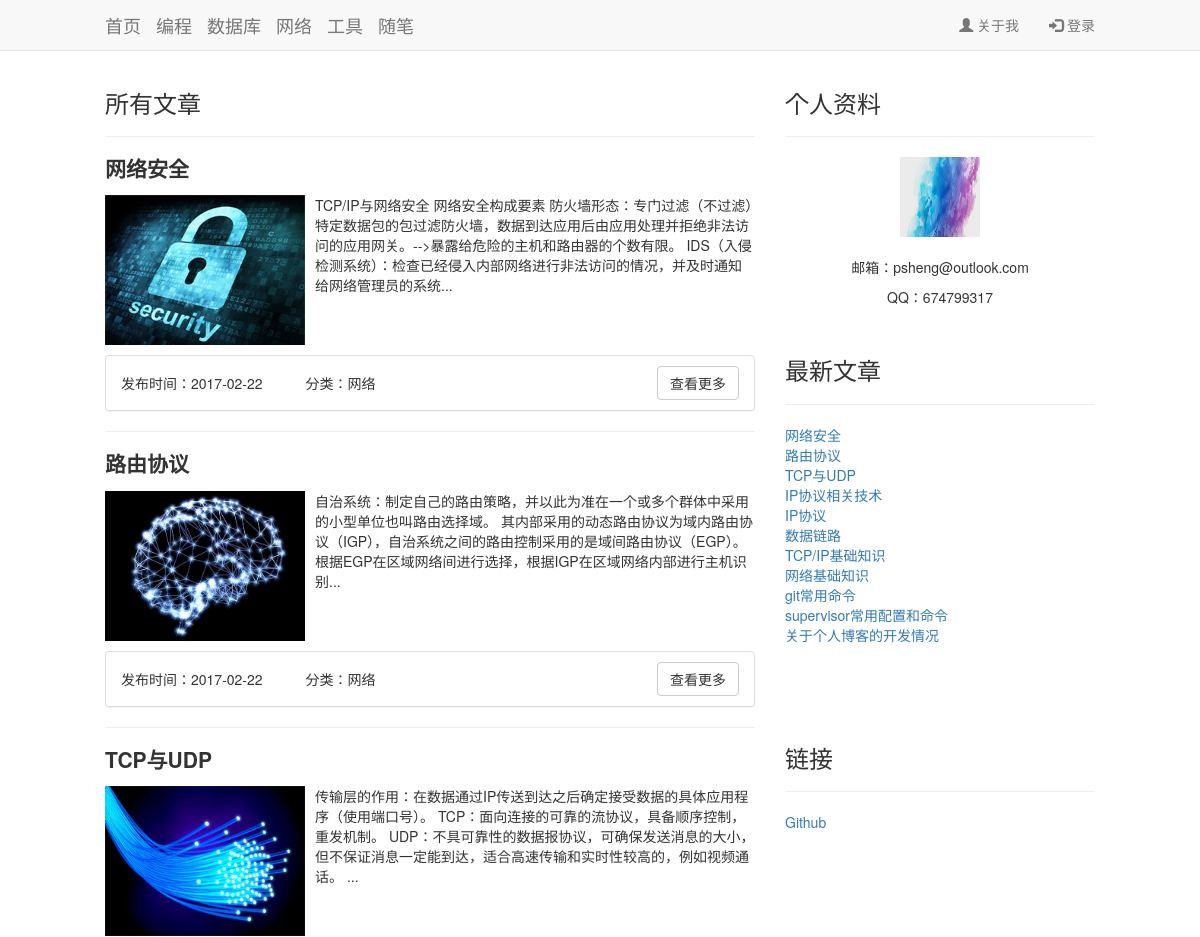
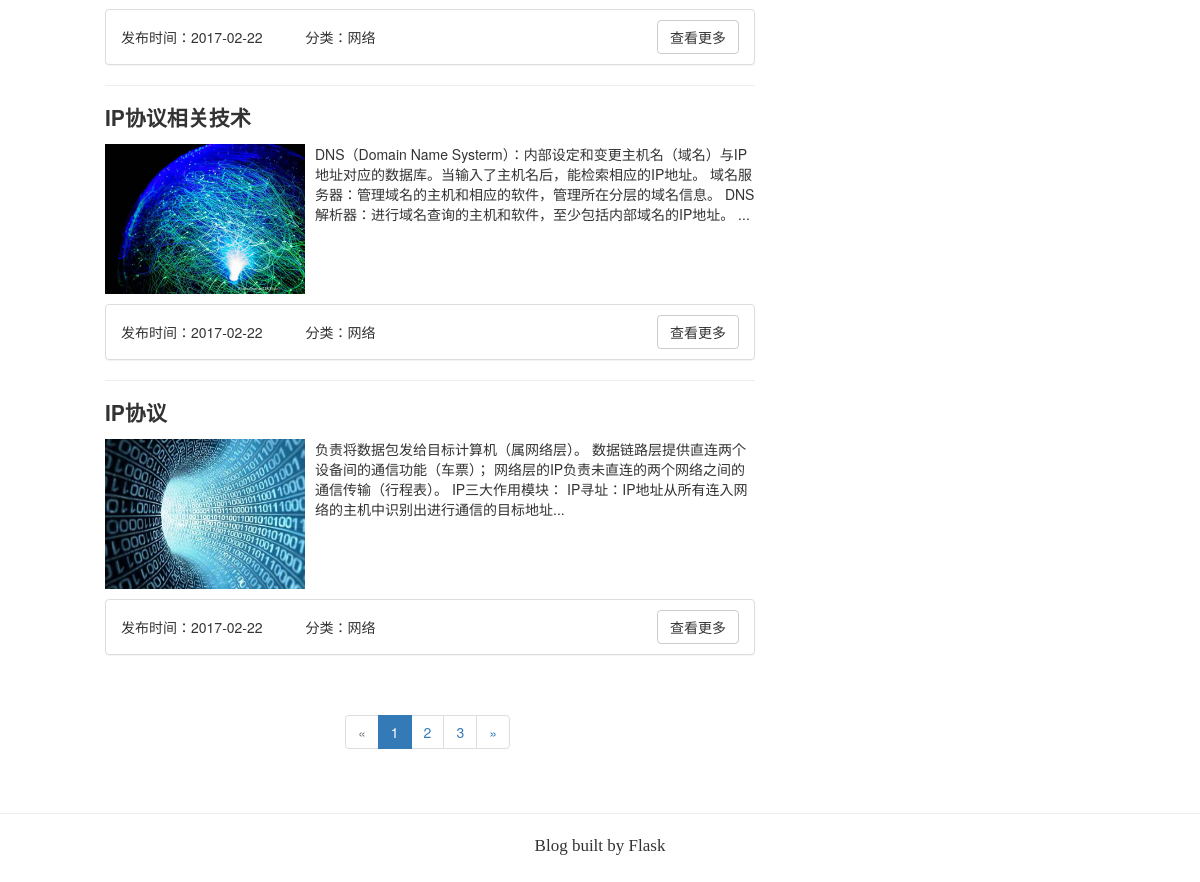
The page / on the database its author committed (2 pictures, top to bottom).
### app/models.py (models this page shows, shortened)
class Post(db.Model):
    __tablename__ = 'posts'
    id = db.Column(db.Integer, primary_key=True)
    head_pic = db.Column(db.Text, default='/static/pic/test3.jpg')
    body_pic = db.Column(db.Text)
    title = db.Column(db.Text)
    body = db.Column(db.Text)
    abstract = db.Column(db.Text)
    tag = db.Column(db.Text)
    timestamp = db.Column(db.DateTime, index=True, default=datetime.utcnow)
    comments = db.relationship('Comment', backref='role')
    is_active = db.Column(db.Boolean, default=True)

### app/main/view.py (the view)
@main.route('/', methods=['GET','POST'])
def index():
    page = request.args.get('page', 1, type=int)
    pagination = Post.query.filter_by(is_active=True).order_by(Post.timestamp.desc()).paginate(
        page, per_page=5, error_out=False)
    posts = pagination.items
    new_posts = find_new_post()
    classify = u'所有文章'
    return render_template('index.html', posts=posts, new_posts=new_posts,
                           pagination=pagination, classify=classify)

### app/main/view.py (called while the page is built)
def find_new_post():
    page = request.args.get('page', 1, type=int)
    new_post = Post.query.filter_by(is_active=True).order_by(Post.timestamp.desc()).paginate(
        page, per_page=20, error_out=False
    )
    new_posts = new_post.items
    return new_posts

@main.app_template_filter('tag_get')
def tag(s):
    list = str(s).split('-')
    return list[1]

### app/templates/index.html (shortened to what this page needs)
{% extends "base.html" %}
{% import "_macros.html" as macros %}
{% block body %}
  <div class="container" id="sumery-container">
    <div class="row">
      <div class="col-md-8">
        <h3>{{ classify }}</h3>
        {% for post in posts %}
          <hr>
          <div class="post_head"><h3>{{ post.title | safe }}</h3></div>
          <div class="media" margin="30px">
            <a class="media-left" >
              <img src="{{ post.head_pic }}" width="200" height="150" alt="...">
            </a>
            <div class="media-body">
              {{ post.abstract }}<br><br>
            </div>
          </div>
          <div class="media-foot">
            <div class="panel panel-default">
              <div class="panel-body">
                <p>发布时间：{{ post.timestamp.strftime("%Y-%m-%d") }} &nbsp
                  &nbsp&nbsp&nbsp&nbsp&nbsp&nbsp&nbsp&nbsp分类：{{ post.tag |  tag_get }}</p>
                {% if current_user.is_authenticated %}
                  <div class="dropdown">
                    <button class="btn btn-default dropdown-toggle" type="button" id="dropdownMenu1"
                            data-toggle="dropdown" aria-haspopup="true" aria-expanded="true">
                      管理
                      <span class="caret"></span>
                    </button>
                    <ul class="dropdown-menu" aria-labelledby="dropdownMenu1">
                      <li><a href="{{ url_for('.edit_post', id=post.id) }}">编辑</a></li>
                      <li><a href="{{ url_for('.post_pic', id=post.id) }}">图片上传</a></li>
                      <li><a href="{{ url_for('.uploaded_file', id=post.id) }}">主题图片</a></li>
                      <li><a href="{{ url_for('.post', id=post.id) }}">查看更多</a></li>
                      <li role="separator" class="divider"></li>
                      <li><a href="" data-toggle="modal" data-target="#myModal">删除</a></li>
                    </ul>
                  </div>
                {% else %}
                  <a class="btn btn-default" href="{{ url_for('.post', id=post.id) }}">查看更多</a>
                {% endif %}
              </div>
            </div>
          </div>
        {% endfor %}
        {% if pagination %}
          <div class="pagination">
            {{ macros.pagination_widget(pagination, '.index') }}
          </div>
        {% endif %}
      </div>
      <div class="col-md-4">
        <h3>个人资料</h3>
        <div class="right-index">
          <hr>
          <img src="{{ url_for('static', filename='test.jpg') }}" width="80" height="80"><br><br>
          <p>邮箱：psheng@outlook.com</p>
          <p>QQ：674799317</p>
        </div>
        <div class="newly-post">
          <h3>最新文章</h3><hr>
          {% for new_post in new_posts %}
            <p><a href="{{ url_for('.post', id=new_post.id) }}">{{ new_post.title }}</a></p>
          {% endfor %}
        </div>
        <div class="other-link">
          <h3>链接</h3><hr>
          <p><a href="http://github.com/pshenglh" target="_blank">Github</a></p>
        </div>
      </div>
    </div>
  </div>
{% endblock %}

### app/templates/base.html (shortened to what this page needs)
<!DOCTYPE html>
    <head>
        <link rel="stylesheet" href="https://cdn.bootcss.com/bootstrap/3.3.7/css/bootstrap.min.css"
>
        <link rel="stylesheet" href="{{ url_for('static', filename='css/customization.css')}}">
    </head>
    <nav class="navbar navbar-default navbar-fixed-top">
        <div class="container">
            <div class="navbar-header">
                <a class="navbar-brand" href="{{ url_for('.index') }}">首页</a>
                <a class="navbar-brand" href="{{ url_for('.code') }}">编程</a>
                <a class="navbar-brand" href="{{ url_for('.database') }}">数据库</a>
                <a class="navbar-brand" href="{{ url_for('.net') }}">网络</a>
                <a class="navbar-brand" href="{{ url_for('.tool') }}">工具</a>
                <a class="navbar-brand" href="{{ url_for('.essay') }}">随笔</a>
            </div>
            <ul class="nav navbar-nav navbar-right">
                <li><a href="{{ url_for('.about_me') }}"><span class="glyphicon glyphicon-user"></span> 关于我</a></li>
                {% if current_user.is_authenticated %}
                <li><a href="{{ url_for('.logout') }}"><span class="glyphicon glyphicon-log-out"></span> 退出</a></li>
                {% else %}
                <li><a href="{{ url_for('.login') }}"><span class="glyphicon glyphicon-log-in"></span> 登录</a></li>
                {% endif %}
            </ul>
        </div>
    </nav>
<body>
    {% block body %}{% endblock %}
    <div class="foot">
        <hr>
        <p>Blog built by Flask</p>
    </div>
</body>
</html>

### app/templates/_macros.html
{% macro pagination_widget(pagination, endpoint) %}
<ul class="pagination">
    <li {% if not pagination.has_prev %} class="disabled"{% endif %}>
        <a href="{% if pagination.has_prev %}{{ url_for(endpoint,
            page = pagination.page - 1, **kwargs) }}{% else %}#{% endif %}">
            &laquo;
        </a>
    </li>
    {% for p in pagination.iter_pages() %}
        {% if p %}
            {% if p == pagination.page %}
            <li class="active">
                <a href="{{ url_for(endpoint, page = p, **kwargs) }}">{{ p }}</a>
            </li>
            {% else %}
            <li>
                <a href="{{ url_for(endpoint, page = p, **kwargs) }}">{{ p }}</a>
            </li>
            {% endif %}
        {% else %}
        <li class="disabled"><a href="#">&hellip;</a></li>
        {% endif %}
    {% endfor %}
    <li {% if not pagination.has_next %} class="disabled"{% endif %}>
        <a href="{% if pagination.has_next %}{{ url_for(endpoint,
            page = pagination.page + 1, **kwargs) }}{% else %}#{% endif %}">
              &raquo;
        </a>
    </li>
</ul>
{% endmacro %}}

### app/static/css/customization.css (style rules this page uses)
body { padding-top: 70px; }
.post_head h3 { adding: 8px; margin-bottom: 0px; font-size: 21px; font-weight: 600; }
.container { padding-right: 90px; padding-left: 90px; margin-right: auto; margin-left: auto; }
.media-foot .panel { margin-top: 10px; }
.media-foot .panel-body { padding-top: 10px; padding-bottom: 10px; }
.media-foot .panel-body p { position: relative; top: 7px; float: left; }
.media-foot .btn { float: right; }
.right-index { text-align: center; padding-bottom: 20px; }
.pagination { position: relative; left: 120px; }
.foot { text-align: center; margin-bottom: 30px; font-size: 17px; font-family: Times; }
.other-link { margin-top: 20px; }
.newly-post { margin-bottom: 100px; }
.newly-post p { margin-bottom: 0px; }

### rows shown on the page
Post: title "网络安全", head_pic (picture), abstract "TCP/IP与网络安全 网络安全构成要素 防火墙形态：专门过滤（不过滤）特定数据包的包过滤防火墙，数据到达应用后由应用处理并拒绝非法访问的应用网关。-->暴露给危险的主机和路由器的个数有限。 IDS（入侵检测系统）：检查已经侵入内部网络进行非法访问的情况，并及时通知给网络管理员的系统...", timestamp "2017-02-22", tag|tag_get "网络"
Post: title "路由协议", head_pic (picture), abstract "自治系统：制定自己的路由策略，并以此为准在一个或多个群体中采用的小型单位也叫路由选择域。 其内部采用的动态路由协议为域内路由协议（IGP），自治系统之间的路由控制采用的是域间路由协议（EGP）。 根据EGP在区域网络间进行选择，根据IGP在区域网络内部进行主机识别...", timestamp "2017-02-22", tag|tag_get "网络"
Post: title "TCP与UDP", head_pic (picture), abstract "传输层的作用：在数据通过IP传送到达之后确定接受数据的具体应用程序（使用端口号）。 TCP：面向连接的可靠的流协议，具备顺序控制，重发机制。 UDP：不具可靠性的数据报协议，可确保发送消息的大小，但不保证消息一定能到达，适合高速传输和实时性较高的，例如视频通话。 ...", timestamp "2017-02-22", tag|tag_get "网络"
Post: title "IP协议相关技术", head_pic (picture), abstract "DNS（Domain Name Systerm）：内部设定和变更主机名（域名）与IP地址对应的数据库。当输入了主机名后，能检索相应的IP地址。 域名服务器：管理域名的主机和相应的软件，管理所在分层的域名信息。 DNS解析器：进行域名查询的主机和软件，至少包括内部域名的IP地址。 ...", timestamp "2017-02-22", tag|tag_get "网络"
Post: title "IP协议", head_pic (picture), abstract "负责将数据包发给目标计算机（属网络层）。 数据链路层提供直连两个设备间的通信功能（车票）； 网络层的IP负责未直连的两个网络之间的通信传输（行程表）。 IP三大作用模块： IP寻址：IP地址从所有连入网络的主机中识别出进行通信的目标地址...", timestamp "2017-02-22", tag|tag_get "网络"
Post: title "数据链路"
Post: title "TCP/IP基础知识"
Post: title "网络基础知识"
Post: title "git常用命令"
Post: title "supervisor常用配置和命令"
Post: title "关于个人博客的开发情况"

### other values the page prints
{{ classify }} "所有文章"
{{ p }} "1"
{{ p }} "2" "3"
